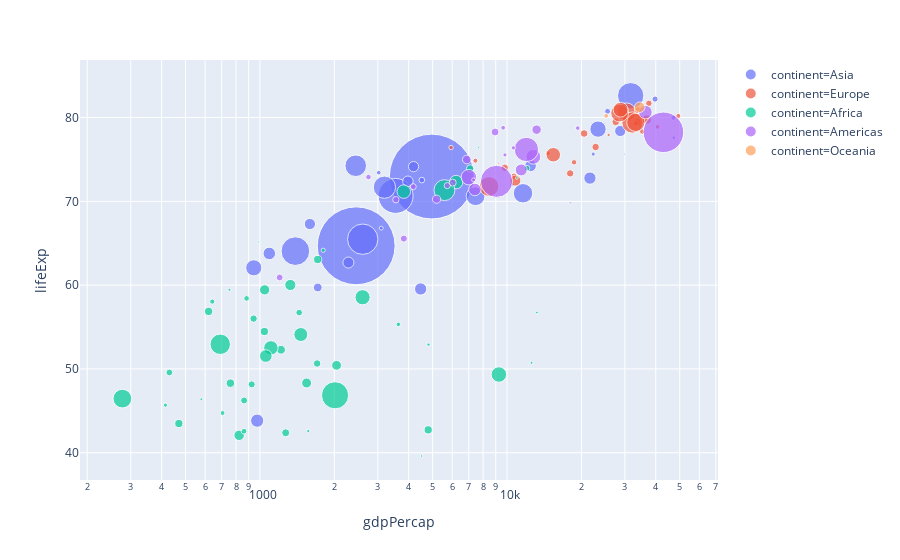

Here is the notebook cell this chart was saved with:
### Code cell
fig = px.scatter(gapminder.query("year==2007"), x="gdpPercap", y="lifeExp",
                 size="pop", color="continent",
           hover_name="country", log_x=True, size_max=60)
fig.show()

### Figure 1 — Plotly figure (JSON) as saved in the notebook; plotly's stock layout.template omitted (floating-point values rounded to 4 significant figures)
{"data": [{"hoverlabel": {"namelength": 0}, "hovertemplate": "<b>%{hovertext}</b><br><br>continent=Asia<br>gdpPercap=%{x}<br>lifeExp=%{y}<br>pop=%{marker.size}", "hovertext": ["Afghanistan", "Bahrain", "Bangladesh", "Cambodia", "China", "Hong Kong China", "India", "Indonesia", "Iran", "Iraq", "Israel", "Japan", "Jordan", "Korea Dem. Rep.", "Korea Rep.", "Kuwait", "Lebanon", "Malaysia", "Mongolia", "Myanmar", "Nepal", "Oman", "Pakistan", "Philippines", "Saudi Arabia", "Singapore", "Sri Lanka", "Syria", "Taiwan", "Thailand", "Vietnam", "West Bank and Gaza", "Yemen Rep."], "legendgroup": "continent=Asia", "marker": {"color": "#636efa", "size": [31889923, 708573, 150448339, 14131858, 1318683096, 6980412, 1110396331, 223547000, 69453570, 27499638, 6426679, 127467972, 6053193, 23301725, 49044790, 2505559, 3921278, 24821286, 2874127, 47761980, 28901790, 3204897, 169270617, 91077287, 27601038, 4553009, 20378239, 19314747, 23174294, 65068149, 85262356, 4018332, 22211743], "sizemode": "area", "sizeref": 366300.0, "symbol": "circle"}, "mode": "markers", "name": "continent=Asia", "showlegend": true, "type": "scatter", "x": [974.6, 29800.0, 1391.0, 1714.0, 4959.0, 39720.0, 2452.0, 3541.0, 11610.0, 4471.0, 25520.0, 31660.0, 4519.0, 1593.0, 23350.0, 47310.0, 10460.0, 12450.0, 3096.0, 944, 1091.0, 22320.0, 2606.0, 3190.0, 21650.0, 47140.0, 3970.0, 4185.0, 28720.0, 7458.0, 2442.0, 3025.0, 2281.0], "xaxis": "x", "y": [43.83, 75.64, 64.06, 59.72, 72.96, 82.21, 64.7, 70.65, 70.96, 59.55, 80.75, 82.6, 72.53, 67.3, 78.62, 77.59, 71.99, 74.24, 66.8, 62.07, 63.78, 75.64, 65.48, 71.69, 72.78, 79.97, 72.4, 74.14, 78.4, 70.62, 74.25, 73.42, 62.7], "yaxis": "y"}, {"hoverlabel": {"namelength": 0}, "hovertemplate": "<b>%{hovertext}</b><br><br>continent=Europe<br>gdpPercap=%{x}<br>lifeExp=%{y}<br>pop=%{marker.size}", "hovertext": ["Albania", "Austria", "Belgium", "Bosnia and Herzegovina", "Bulgaria", "Croatia", "Czech Republic", "Denmark", "Finland", "France", "Germany", "Greece", "Hungary", "Iceland", "Ireland", "Italy", "Montenegro", "Netherlands", "Norway", "Poland", "Portugal", "Romania", "Serbia", "Slovak Republic", "Slovenia", "Spain", "Sweden", "Switzerland", "Turkey", "United Kingdom"], "legendgroup": "continent=Europe", "marker": {"color": "#EF553B", "size": [3600523, 8199783, 10392226, 4552198, 7322858, 4493312, 10228744, 5468120, 5238460, 61083916, 82400996, 10706290, 9956108, 301931, 4109086, 58147733, 684736, 16570613, 4627926, 38518241, 10642836, 22276056, 10150265, 5447502, 2009245, 40448191, 9031088, 7554661, 71158647, 60776238], "sizemode": "area", "sizeref": 366300.0, "symbol": "circle"}, "mode": "markers", "name": "continent=Europe", "showlegend": true, "type": "scatter", "x": [5937.0, 36130.0, 33690.0, 7446.0, 10680.0, 14620.0, 22830.0, 35280.0, 33210.0, 30470.0, 32170.0, 27540.0, 18010.0, 36180.0, 40680.0, 28570.0, 9254.0, 36800.0, 49360.0, 15390.0, 20510.0, 10810.0, 9787.0, 18680.0, 25770.0, 28820.0, 33860.0, 37510.0, 8458.0, 33200.0], "xaxis": "x", "y": [76.42, 79.83, 79.44, 74.85, 73.0, 75.75, 76.49, 78.33, 79.31, 80.66, 79.41, 79.48, 73.34, 81.76, 78.89, 80.55, 74.54, 79.76, 80.2, 75.56, 78.1, 72.48, 74.0, 74.66, 77.93, 80.94, 80.88, 81.7, 71.78, 79.42], "yaxis": "y"}, {"hoverlabel": {"namelength": 0}, "hovertemplate": "<b>%{hovertext}</b><br><br>continent=Africa<br>gdpPercap=%{x}<br>lifeExp=%{y}<br>pop=%{marker.size}", "hovertext": ["Algeria", "Angola", "Benin", "Botswana", "Burkina Faso", "Burundi", "Cameroon", "Central African Republic", "Chad", "Comoros", "Congo Dem. Rep.", "Congo Rep.", "Cote d'Ivoire", "Djibouti", "Egypt", "Equatorial Guinea", "Eritrea", "Ethiopia", "Gabon", "Gambia", "Ghana", "Guinea", "Guinea-Bissau", "Kenya", "Lesotho", "Liberia", "Libya", "Madagascar", "Malawi", "Mali", "Mauritania", "Mauritius", "Morocco", "Mozambique", "Namibia", "Niger", "Nigeria", "Reunion", "Rwanda", "Sao Tome and Principe", "Senegal", "Sierra Leone", "Somalia", "South Africa", "Sudan", "Swaziland", "Tanzania", "Togo", "Tunisia", "Uganda", "Zambia", "Zimbabwe"], "legendgroup": "continent=Africa", "marker": {"color": "#00cc96", "size": [33333216, 12420476, 8078314, 1639131, 14326203, 8390505, 17696293, 4369038, 10238807, 710960, 64606759, 3800610, 18013409, 496374, 80264543, 551201, 4906585, 76511887, 1454867, 1688359, 22873338, 9947814, 1472041, 35610177, 2012649, 3193942, 6036914, 19167654, 13327079, 12031795, 3270065, 1250882, 33757175, 19951656, 2055080, 12894865, 135031164, 798094, 8860588, 199579, 12267493, 6144562, 9118773, 43997828, 42292929, 1133066, 38139640, 5701579, 10276158, 29170398, 11746035, 12311143], "sizemode": "area", "sizeref": 366300.0, "symbol": "circle"}, "mode": "markers", "name": "continent=Africa", "showlegend": true, "type": "scatter", "x": [6223.0, 4797.0, 1441.0, 12570.0, 1217.0, 430.1, 2042.0, 706.0, 1704.0, 986.1, 277.6, 3633.0, 1545.0, 2082.0, 5581.0, 12150.0, 641.4, 690.8, 13210.0, 752.7, 1328.0, 942.7, 579.2, 1463.0, 1569.0, 414.5, 12060.0, 1045.0, 759.3, 1043.0, 1803.0, 10960.0, 3820.0, 823.7, 4811.0, 619.7, 2014.0, 7670.0, 863.1, 1598.0, 1712.0, 862.5, 926.1, 9270.0, 2602.0, 4513.0, 1107.0, 883.0, 7093.0, 1056.0, 1271.0, 469.7], "xaxis": "x", "y": [72.3, 42.73, 56.73, 50.73, 52.3, 49.58, 50.43, 44.74, 50.65, 65.15, 46.46, 55.32, 48.33, 54.79, 71.34, 51.58, 58.04, 52.95, 56.73, 59.45, 60.02, 56.01, 46.39, 54.11, 42.59, 45.68, 73.95, 59.44, 48.3, 54.47, 64.16, 72.8, 71.16, 42.08, 52.91, 56.87, 46.86, 76.44, 46.24, 65.53, 63.06, 42.57, 48.16, 49.34, 58.56, 39.61, 52.52, 58.42, 73.92, 51.54, 42.38, 43.49], "yaxis": "y"}, {"hoverlabel": {"namelength": 0}, "hovertemplate": "<b>%{hovertext}</b><br><br>continent=Americas<br>gdpPercap=%{x}<br>lifeExp=%{y}<br>pop=%{marker.size}", "hovertext": ["Argentina", "Bolivia", "Brazil", "Canada", "Chile", "Colombia", "Costa Rica", "Cuba", "Dominican Republic", "Ecuador", "El Salvador", "Guatemala", "Haiti", "Honduras", "Jamaica", "Mexico", "Nicaragua", "Panama", "Paraguay", "Peru", "Puerto Rico", "Trinidad and Tobago", "United States", "Uruguay", "Venezuela"], "legendgroup": "continent=Americas", "marker": {"color": "#ab63fa", "size": [40301927, 9119152, 190010647, 33390141, 16284741, 44227550, 4133884, 11416987, 9319622, 13755680, 6939688, 12572928, 8502814, 7483763, 2780132, 108700891, 5675356, 3242173, 6667147, 28674757, 3942491, 1056608, 301139947, 3447496, 26084662], "sizemode": "area", "sizeref": 366300.0, "symbol": "circle"}, "mode": "markers", "name": "continent=Americas", "showlegend": true, "type": "scatter", "x": [12780.0, 3822.0, 9066.0, 36320.0, 13170.0, 7007.0, 9645.0, 8948.0, 6025.0, 6873.0, 5728.0, 5186.0, 1202.0, 3548.0, 7321.0, 11980.0, 2749.0, 9809.0, 4173.0, 7409.0, 19330.0, 18010.0, 42950.0, 10610.0, 11420.0], "xaxis": "x", "y": [75.32, 65.55, 72.39, 80.65, 78.55, 72.89, 78.78, 78.27, 72.23, 74.99, 71.88, 70.26, 60.92, 70.2, 72.57, 76.19, 72.9, 75.54, 71.75, 71.42, 78.75, 69.82, 78.24, 76.38, 73.75], "yaxis": "y"}, {"hoverlabel": {"namelength": 0}, "hovertemplate": "<b>%{hovertext}</b><br><br>continent=Oceania<br>gdpPercap=%{x}<br>lifeExp=%{y}<br>pop=%{marker.size}", "hovertext": ["Australia", "New Zealand"], "legendgroup": "continent=Oceania", "marker": {"color": "#FFA15A", "size": [20434176, 4115771], "sizemode": "area", "sizeref": 366300.0, "symbol": "circle"}, "mode": "markers", "name": "continent=Oceania", "showlegend": true, "type": "scatter", "x": [34440.0, 25190.0], "xaxis": "x", "y": [81.23, 80.2], "yaxis": "y"}], "layout": {"legend": {"itemsizing": "constant", "tracegroupgap": 0}, "margin": {"t": 60}, "xaxis": {"anchor": "y", "domain": [0, 1], "title": {"text": "gdpPercap"}, "type": "log"}, "yaxis": {"anchor": "x", "domain": [0, 1], "title": {"text": "lifeExp"}}}}
